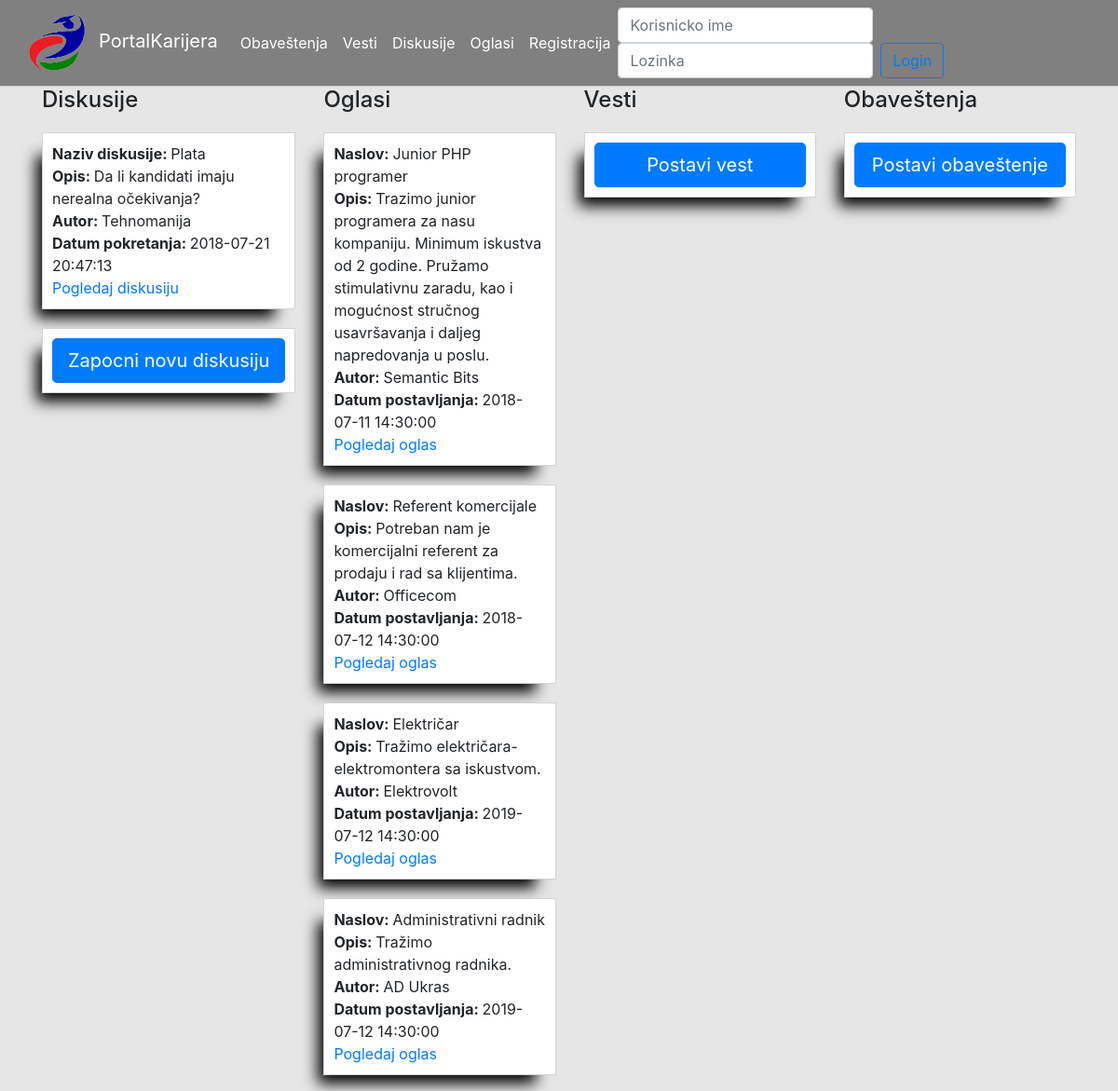
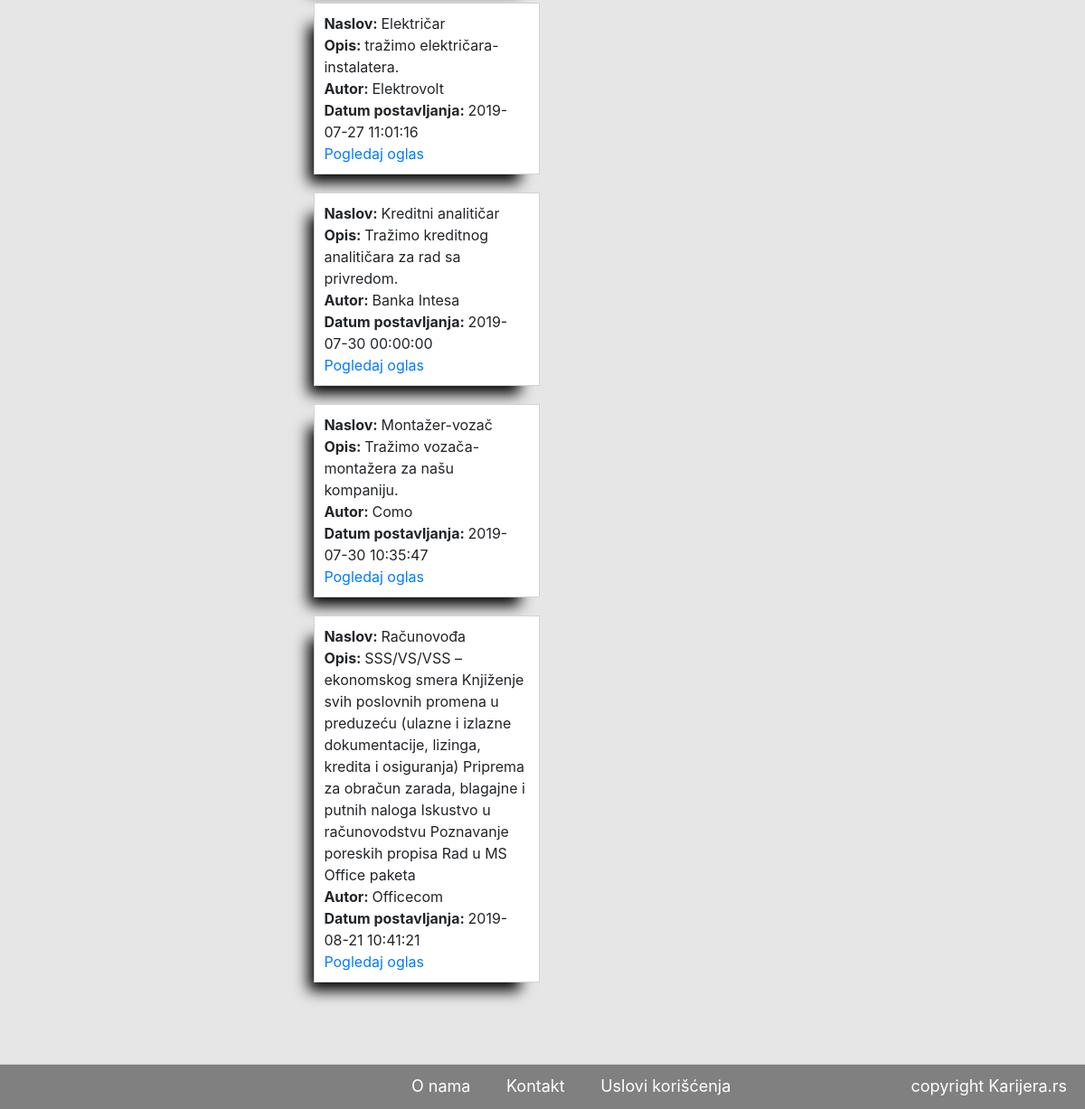
The app's page /index.php/Grupe/grupa/7 with its own data (2 pictures, top to bottom).
### tables this page shows
CREATE TABLE IF NOT EXISTS `diskusija` (
  `idDis` int(11) NOT NULL AUTO_INCREMENT,
  `naziv` varchar(45) DEFAULT NULL,
  `opis` varchar(45) DEFAULT NULL,
  `datum` datetime DEFAULT NULL,
  `autor` int(11) DEFAULT NULL,
  `vidljivost` varchar(45) DEFAULT NULL,
  `vidljivostKurs` int(11) DEFAULT NULL,
  `vidljivostGrupa` int(11) DEFAULT NULL,
  `zaBrisanje` varchar(45) DEFAULT NULL,
  `kategorija` int(11) DEFAULT NULL,
  PRIMARY KEY (`idDis`),
  KEY `idDisidKor_idx` (`autor`),
  KEY `idGrupaDiskusije_idx` (`vidljivostGrupa`),
  KEY `idKursDiskusije_idx` (`vidljivostKurs`),
  KEY `idKategorijaidDiskusija_idx` (`kategorija`)
);

CREATE TABLE IF NOT EXISTS `korisnik` (
  `idKor` int(11) NOT NULL AUTO_INCREMENT,
  `korisnicko` varchar(45) DEFAULT NULL,
  `lozinka` varchar(255) DEFAULT NULL,
  `email` varchar(45) DEFAULT NULL,
  `tip` varchar(11) DEFAULT NULL,
  `vidljivostEmail` int(11) DEFAULT NULL,
  `datum` date DEFAULT NULL,
  `cekaOdobrenje` varchar(45) DEFAULT NULL,
  PRIMARY KEY (`idKor`),
  UNIQUE KEY `idKor_UNIQUE` (`idKor`),
  UNIQUE KEY `username_UNIQUE` (`korisnicko`)
);

CREATE TABLE IF NOT EXISTS `oglasi` (
  `idOgl` int(11) NOT NULL AUTO_INCREMENT,
  `naslov` varchar(100) DEFAULT NULL,
  `opis` mediumtext,
  `vremePostavljanja` datetime DEFAULT NULL,
  `vremeIsticanja` date DEFAULT NULL,
  `autor` int(11) DEFAULT NULL,
  `vidljivost` varchar(45) DEFAULT NULL,
  `uslovi` mediumtext,
  `ponuda` mediumtext,
  `obaveze` mediumtext,
  `plata` varchar(45) DEFAULT NULL,
  `nacinPlacanja` varchar(15) DEFAULT NULL,
  `mesto` int(11) DEFAULT NULL,
  `pozicija` varchar(100) DEFAULT NULL,
  `zaBrisanje` varchar(2) DEFAULT NULL,
  `vidljivostKurs` int(11) DEFAULT NULL,
  `vidljivostGrupa` int(11) DEFAULT NULL,
  PRIMARY KEY (`idOgl`),
  KEY `idAutidKor_idx` (`autor`),
  KEY `idGraOglasi_idx` (`mesto`),
  KEY `idKursOglasi_idx` (`vidljivostKurs`),
  KEY `idGrupaOglasi_idx` (`vidljivostGrupa`)
);

CREATE TABLE IF NOT EXISTS `kompanija` (
  `naziv` varchar(45) DEFAULT NULL,
  `sediste` int(11) DEFAULT NULL,
  `pib` int(9) DEFAULT NULL,
  `telefoni` varchar(45) DEFAULT NULL,
  `opis` mediumtext,
  `oblastDelovanja` varchar(45) DEFAULT NULL,
  `brojZap` int(6) DEFAULT NULL,
  `sajt` varchar(45) DEFAULT NULL,
  `idKor` int(11) NOT NULL,
  PRIMARY KEY (`idKor`),
  UNIQUE KEY `pib_UNIQUE` (`pib`),
  UNIQUE KEY `naziv_UNIQUE` (`naziv`),
  KEY `idGraKomp_idx` (`sediste`)
);

### application/views/viewTemplate.php (called while the page is built, shortened)
<?php
if($this->session->user == null){
    $this->load->view("headers/guestHeader");
    $this->load->view($middle, $middle_data ?? []);
} else if($this->session->userdata('user')['tip']=="s"){
    $this->load->view("headers/studentHeader");
    $this->load->view($middle, $middle_data ?? []);
    $this->load->view("footers/userFooter",["tip" => "student"]);
} else if($this->session->userdata('user')['tip']== "k"){
    $this->load->view("headers/kompHeader");
    $this->load->view($middle, $middle_data ?? []);
    $this->load->view("footers/userFooter",["tip" => "kompanija"]);
}else if($this->session->userdata('user')['tip']== "a"){
    $this->load->view("headers/adminHeader");
    $this->load->view($middle, $middle_data ?? []);
    $this->load->view("footers/userFooter", ["tip" => "admin"]);
}

### application/controllers/Grupe.php (called while the page is built, shortened)
<?php
class Grupe extends CI_Controller {
    public function __construct() {
        $this->load->model('UserModel');
        $this->load->model('GrupeModel');
        $this->load->model('SifrarniciModel');
        $this->load->model('DiskusijeModel');
    }
    public function grupa($idGru) {
        $this->load->model('OglasiModel');
        $this->load->model('VestiModel');
        $this->load->model('ObavModel');
        $tipKorisnika = $this->session->userdata('user')['tip'];
        $clanovi = $this->GrupeModel->dohvatiClanove($idGru);
        $diskusijeGrupe = $this->DiskusijeModel->dohvatiDiskusijeGrupe($idGru, $tipKorisnika);
        $oglasiGrupe = $this->OglasiModel->dohvatiOglaseGrupe($idGru);
        $vestiGrupe = $this->VestiModel->dohvatiVestiGrupe($idGru);
        $obavestenjaGrupe = $this->ObavModel->dohvatiObavestenjaGrupe($idGru);
        $kategorije = $this->DiskusijeModel->dohvatiKategorije();
        $katVesti = $this->VestiModel->dohvatiKategorijeVesti();
        $kursevi = $this->SifrarniciModel->dohvatiKurs();
        $grupa = $this->GrupeModel->dohvatiGrupe();
        $data['middle'] = 'grupe/grupa';
        $data['middle_data'] = ['clanovi' => $clanovi, 'diskusijeGrupe' => $diskusijeGrupe,
            'oglasiGrupe' => $oglasiGrupe, 'vestiGrupe' => $vestiGrupe,
            'obavestenjaGrupe' => $obavestenjaGrupe, 'kategorije' => $kategorije,
            'katVesti' => $katVesti, 'kursevi' => $kursevi, 'grupa' => $grupa];
        $this->load->view('viewTemplate', $data);
    }
}

### index.php (called while the page is built, shortened)
<?php
require_once BASEPATH.'core/CodeIgniter.php';

### application/models/DiskusijeModel.php (called while the page is built, shortened)
<?php
class DiskusijeModel extends CI_Model {
    public function dohvatiKategorije() {
        $this->db->select('sifkategorijadiskusija.*');
        $this->db->from('sifkategorijadiskusija');
        $query = $this->db->get();
        return $query->result_array();
    }
    public function dohvatiDiskusijeGrupe($idGru, $tipKorisnika) {
        $idKor = $this->session->userdata('user')['idKor'];
        $this->db->select('idKurs')->from('student')->where('idKor', $idKor);
        $this->db->select('idGru')->from('clanovigrupe')->where('idKor', $idKor);
        $this->db->select('diskusija.*, korisnik.korisnicko as korisnik');
        $this->db->from('diskusija');
        $this->db->join('korisnik', 'korisnik.idKor = diskusija.autor');
        $this->db->join('sadrzidiskusije', 'sadrzidiskusije.idDisk = diskusija.idDis');
        $this->db->join('grupe', 'grupe.idGru = sadrzidiskusije.idGrupe');
        $this->db->where('grupe.idGru', $idGru);
        $this->db->order_by('diskusija.idDis', 'DESC');
        $query = $this->db->get();
        return $query->result_array();
    }
}

### application/models/OglasiModel.php (called while the page is built, shortened)
<?php
class OglasiModel extends CI_Model{
    public function dohvatiOglaseGrupe($idGru){
        $this->db->select('oglasi.*, kompanija.naziv')
                 ->from('oglasi')
                 ->join('kompanija', 'oglasi.autor = kompanija.idKor', 'left')
                 ->join('sadrzioglas', 'sadrzioglas.idOgl = oglasi.idOgl')
                 ->where('sadrzioglas.idGru', $idGru);
        $query = $this->db->get();
        return $query->result_array();
    }
}

### application/views/grupe/grupa.php (the view, shortened to what this page needs)
<!DOCTYPE html>
<html>
    <div class="container" style="margin-bottom: 90px">
        <div class="row">
            <div class="col-sm">
                <h4>Diskusije</h4>
                <?php
                foreach ($diskusijeGrupe as $d) {
                    $idDis = $d['idDis'];
                    ?>
                    <div class="postdesno">
                        <b>Naziv diskusije: </b><?php echo $d['naziv'] ?></b><br/>
                        <b>Opis: </b><?php echo $d['opis'] ?><br/>
                        <b>Autor: </b><?php echo $d['korisnik'] ?><br/>
                        <b>Datum pokretanja: </b><?php echo $d['datum'] ?><br/>
                        <a href="<?php echo site_url("Diskusije/jednaDiskusija/$idDis") ?>" target="_blank">Pogledaj diskusiju</a>
                    </div>
                <?php } ?>
                <div class="centar"> <input type='button' class="btn btn-primary btn-lg btn-block" onclick="prikaziFormu()" value='Zapocni novu diskusiju'></div>
                </div>
            </div>
            <div class="col-sm">
                <h4>Oglasi</h4>
                <?php
                if ($oglasiGrupe == null) {
                    echo "<div class='postdesno'>Trenutno nema oglasa</div>";
                } else {
                    foreach ($oglasiGrupe as $o) {
                        $idOgl = $o['idOgl'];
                        ?>
                        <div class="postdesno">
                            <b>Naslov: </b><?php echo $o['naslov'] ?></b><br/>
                            <b>Opis: </b><?php echo $o['opis'] ?><br/>
                            <b>Autor: </b><?php echo $o['naziv'] ?><br/>
                            <b>Datum postavljanja: </b><?php echo $o['vremePostavljanja'] ?><br/>
                            <a href="<?php echo site_url("Oglasi/pogledajOglas/$idOgl") ?>">Pogledaj oglas</a>
                        </div>
                    <?php }
                } ?>
            </div>
            <div class="col-sm">
                <h4>Vesti</h4>
                <div class="centar"> <input type='button' class="btn btn-primary btn-lg btn-block " onclick="prikaziFormuV()" value='Postavi vest'></div>
                </div>
            </div>
            <div class="col-sm">
                <h4>Obaveštenja</h4>
                <div class="centar"> <input type='button' class="btn btn-primary btn-lg btn-block" onclick="prikaziFormuO()" value='Postavi obaveštenje'></div>
                </div>
</html>

### css/styleGuest.css (style rules this page uses)
html { background-color: dimgrey; }
input::placeholder { color: #fff; }
button, input { overflow: visible; }
.centar { margin-top: 20px; padding: 10px; border: 1px solid lightgray; box-shadow: -14px 17px 15px -8px rgba(0, 0, 0, 1); background-color: white; overflow:hidden; text-overflow: ellipsis; white-space: nowrap; }
.postdesno { margin-top: 20px; padding: 10px; border: 1px solid lightgray; box-shadow: -14px 17px 15px -8px rgba(0, 0, 0, 1); background-color: white; }

### records on screen
diskusija: naziv "Plata", opis "Da li kandidati imaju nerealna očekivanja?", autor.korisnicko "Tehnomanija", datum "2018-07-21 20:47:13"
oglasi: naslov "Junior PHP programer", opis "Trazimo junior programera za nasu kompaniju. Minimum iskustva od 2 godine. Pružamo stimulativnu zaradu, kao i mogućnost stručnog usavršavanja i daljeg napredovanja u poslu.", autor.naziv "Semantic Bits", vremePostavljanja "2018-07-11 14:30:00"
oglasi: naslov "Referent komercijale", opis "Potreban nam je komercijalni referent za prodaju i rad sa klijentima.", autor.naziv "Officecom", vremePostavljanja "2018-07-12 14:30:00"
oglasi: naslov "Električar", opis "Tražimo električara-elektromontera sa iskustvom.", autor.naziv "Elektrovolt", vremePostavljanja "2019-07-12 14:30:00"
oglasi: naslov "Administrativni radnik", opis "Tražimo administrativnog radnika.", autor.naziv "AD Ukras", vremePostavljanja "2019-07-12 14:30:00"
oglasi: naslov "Električar", opis "tražimo električara-instalatera.", autor.naziv "Elektrovolt", vremePostavljanja "2019-07-27 11:01:16"
oglasi: naslov "Kreditni analitičar", opis "Tražimo kreditnog analitičara za rad sa privredom.", autor.naziv "Banka Intesa", vremePostavljanja "2019-07-30 00:00:00"
oglasi: naslov "Montažer-vozač", opis "Tražimo vozača-montažera za našu kompaniju.", autor.naziv "Como", vremePostavljanja "2019-07-30 10:35:47"
oglasi: naslov "Računovođa", opis "SSS/VS/VSS – ekonomskog smera Knjiženje svih poslovnih promena u preduzeću (ulazne i izlazne dokumentacije, lizinga, kredita i osiguranja) Priprema za obračun zarada, blagajne i putnih naloga Iskustvo u računovodstvu Poznavanje poreskih propisa Rad u MS Office paketa", autor.naziv "Officecom", vremePostavljanja "2019-08-21 10:41:21"
